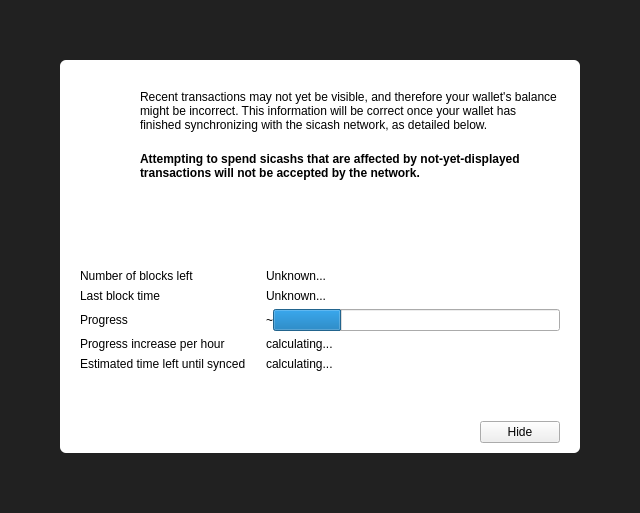
<?xml version="1.0" encoding="UTF-8"?>
<ui version="4.0">
 <class>ModalOverlay</class>
 <widget class="ModalOverlay" name="ModalOverlay">
  <property name="geometry">
   <rect>
    <x>0</x>
    <y>0</y>
    <width>640</width>
    <height>513</height>
   </rect>
  </property>
  <property name="windowTitle">
   <string>Form</string>
  </property>
  <layout class="QVBoxLayout" name="verticalLayout" stretch="0">
   <property name="sizeConstraint">
    <enum>QLayout::SetDefaultConstraint</enum>
   </property>
   <property name="leftMargin">
    <number>0</number>
   </property>
   <property name="topMargin">
    <number>0</number>
   </property>
   <property name="rightMargin">
    <number>0</number>
   </property>
   <property name="bottomMargin">
    <number>0</number>
   </property>
   <item>
    <widget class="QWidget" name="bgWidget" native="true">
     <property name="styleSheet">
      <string notr="true">#bgWidget { background: rgba(0,0,0,220); }</string>
     </property>
     <layout class="QVBoxLayout" name="verticalLayoutMain" stretch="0">
      <property name="leftMargin">
       <number>60</number>
      </property>
      <property name="topMargin">
       <number>60</number>
      </property>
      <property name="rightMargin">
       <number>60</number>
      </property>
      <property name="bottomMargin">
       <number>60</number>
      </property>
      <item>
       <widget class="QWidget" name="contentWidget" native="true">
        <property name="styleSheet">
         <string notr="true">#contentWidget { background: white; border-radius: 6px; }</string>
        </property>
        <layout class="QVBoxLayout" name="verticalLayout_3" stretch="1,0,0">
         <property name="spacing">
          <number>0</number>
         </property>
         <property name="leftMargin">
          <number>20</number>
         </property>
         <property name="topMargin">
          <number>10</number>
         </property>
         <property name="rightMargin">
          <number>20</number>
         </property>
         <property name="bottomMargin">
          <number>10</number>
         </property>
         <item>
          <widget class="QStackedWidget" name="stackedWidget">
           <property name="currentIndex">
            <number>0</number>
           </property>
           <widget class="QWidget" name="page">
            <layout class="QVBoxLayout" name="verticalLayout_2">
             <property name="spacing">
              <number>0</number>
             </property>
             <property name="leftMargin">
              <number>0</number>
             </property>
             <property name="topMargin">
              <number>0</number>
             </property>
             <property name="rightMargin">
              <number>0</number>
             </property>
             <property name="bottomMargin">
              <number>0</number>
             </property>
             <item>
              <layout class="QHBoxLayout" name="horizontalLayoutIconText" stretch="0,1">
               <property name="spacing">
                <number>20</number>
               </property>
               <property name="topMargin">
                <number>20</number>
               </property>
               <item>
                <layout class="QVBoxLayout" name="verticalLayoutIcon">
                 <item>
                  <widget class="QPushButton" name="warningIcon">
                   <property name="enabled">
                    <bool>false</bool>
                   </property>
                   <property name="text">
                    <string/>
                   </property>
                   <property name="icon">
                    <iconset>
                     <normaloff>:/icons/warning</normaloff>
                     <disabledoff>:/icons/warning</disabledoff>:/icons/warning</iconset>
                   </property>
                   <property name="iconSize">
                    <size>
                     <width>48</width>
                     <height>48</height>
                    </size>
                   </property>
                   <property name="flat">
                    <bool>true</bool>
                   </property>
                  </widget>
                 </item>
                 <item>
                  <spacer name="verticalSpacerWarningIcon">
                   <property name="orientation">
                    <enum>Qt::Vertical</enum>
                   </property>
                   <property name="sizeHint" stdset="0">
                    <size>
                     <width>20</width>
                     <height>40</height>
                    </size>
                   </property>
                  </spacer>
                 </item>
                </layout>
               </item>
               <item>
                <layout class="QVBoxLayout" name="verticalLayoutInfoText">
                 <property name="leftMargin">
                  <number>0</number>
                 </property>
                 <property name="topMargin">
                  <number>0</number>
                 </property>
                 <item>
                  <widget class="QLabel" name="infoText">
                   <property name="text">
                    <string>Recent transactions may not yet be visible, and therefore your wallet's balance might be incorrect. This information will be correct once your wallet has finished synchronizing with the sicash network, as detailed below.</string>
                   </property>
                   <property name="textFormat">
                    <enum>Qt::RichText</enum>
                   </property>
                   <property name="wordWrap">
                    <bool>true</bool>
                   </property>
                  </widget>
                 </item>
                 <item>
                  <widget class="QLabel" name="infoTextStrong">
                   <property name="font">
                    <font>
                     <weight>75</weight>
                     <bold>true</bold>
                    </font>
                   </property>
                   <property name="text">
                    <string>Attempting to spend sicashs that are affected by not-yet-displayed transactions will not be accepted by the network.</string>
                   </property>
                   <property name="textFormat">
                    <enum>Qt::RichText</enum>
                   </property>
                   <property name="wordWrap">
                    <bool>true</bool>
                   </property>
                  </widget>
                 </item>
                 <item>
                  <spacer name="verticalSpacerInTextSpace">
                   <property name="orientation">
                    <enum>Qt::Vertical</enum>
                   </property>
                   <property name="sizeHint" stdset="0">
                    <size>
                     <width>20</width>
                     <height>40</height>
                    </size>
                   </property>
                  </spacer>
                 </item>
                </layout>
               </item>
              </layout>
             </item>
             <item>
              <layout class="QFormLayout" name="formLayout">
               <property name="fieldGrowthPolicy">
                <enum>QFormLayout::ExpandingFieldsGrow</enum>
               </property>
               <property name="horizontalSpacing">
                <number>20</number>
               </property>
               <property name="verticalSpacing">
                <number>6</number>
               </property>
               <property name="topMargin">
                <number>10</number>
               </property>
               <item row="0" column="0">
                <widget class="QLabel" name="labelNumberOfBlocksLeft">
                 <property name="font">
                  <font>
                   <weight>50</weight>
                   <bold>false</bold>
                  </font>
                 </property>
                 <property name="text">
                  <string>Number of blocks left</string>
                 </property>
                </widget>
               </item>
               <item row="0" column="1">
                <widget class="QLabel" name="numberOfBlocksLeft">
                 <property name="sizePolicy">
                  <sizepolicy hsizetype="Expanding" vsizetype="Preferred">
                   <horstretch>0</horstretch>
                   <verstretch>0</verstretch>
                  </sizepolicy>
                 </property>
                 <property name="text">
                  <string>Unknown...</string>
                 </property>
                </widget>
               </item>
               <item row="1" column="0">
                <widget class="QLabel" name="labelLastBlockTime">
                 <property name="font">
                  <font>
                   <weight>50</weight>
                   <bold>false</bold>
                  </font>
                 </property>
                 <property name="text">
                  <string>Last block time</string>
                 </property>
                </widget>
               </item>
               <item row="1" column="1">
                <widget class="QLabel" name="newestBlockDate">
                 <property name="sizePolicy">
                  <sizepolicy hsizetype="Expanding" vsizetype="Preferred">
                   <horstretch>0</horstretch>
                   <verstretch>0</verstretch>
                  </sizepolicy>
                 </property>
                 <property name="text">
                  <string>Unknown...</string>
                 </property>
                </widget>
               </item>
               <item row="2" column="0">
                <widget class="QLabel" name="labelSyncDone">
                 <property name="font">
                  <font>
                   <weight>50</weight>
                   <bold>false</bold>
                  </font>
                 </property>
                 <property name="text">
                  <string>Progress</string>
                 </property>
                </widget>
               </item>
               <item row="2" column="1">
                <layout class="QHBoxLayout" name="horizontalLayoutSync" stretch="0,1">
                 <item>
                  <widget class="QLabel" name="percentageProgress">
                   <property name="text">
                    <string notr="true">~</string>
                   </property>
                  </widget>
                 </item>
                 <item>
                  <widget class="QProgressBar" name="progressBar">
                   <property name="value">
                    <number>24</number>
                   </property>
                   <property name="format">
                    <string/>
                   </property>
                  </widget>
                 </item>
                </layout>
               </item>
               <item row="4" column="0">
                <widget class="QLabel" name="labelProgressIncrease">
                 <property name="font">
                  <font>
                   <weight>50</weight>
                   <bold>false</bold>
                  </font>
                 </property>
                 <property name="text">
                  <string>Progress increase per hour</string>
                 </property>
                </widget>
               </item>
               <item row="4" column="1">
                <widget class="QLabel" name="progressIncreasePerH">
                 <property name="sizePolicy">
                  <sizepolicy hsizetype="Expanding" vsizetype="Preferred">
                   <horstretch>0</horstretch>
                   <verstretch>0</verstretch>
                  </sizepolicy>
                 </property>
                 <property name="text">
                  <string>calculating...</string>
                 </property>
                </widget>
               </item>
               <item row="5" column="0">
                <widget class="QLabel" name="labelEstimatedTimeLeft">
                 <property name="font">
                  <font>
                   <weight>50</weight>
                   <bold>false</bold>
                  </font>
                 </property>
                 <property name="text">
                  <string>Estimated time left until synced</string>
                 </property>
                </widget>
               </item>
               <item row="5" column="1">
                <widget class="QLabel" name="expectedTimeLeft">
                 <property name="sizePolicy">
                  <sizepolicy hsizetype="Expanding" vsizetype="Preferred">
                   <horstretch>0</horstretch>
                   <verstretch>0</verstretch>
                  </sizepolicy>
                 </property>
                 <property name="text">
                  <string>calculating...</string>
                 </property>
                </widget>
               </item>
              </layout>
             </item>
            </layout>
           </widget>
           <widget class="QWidget" name="page_2">
            <layout class="QVBoxLayout" name="verticalLayout_4">
             <property name="spacing">
              <number>15</number>
             </property>
             <property name="topMargin">
              <number>40</number>
             </property>
             <property name="bottomMargin">
              <number>40</number>
             </property>
             <item>
              <layout class="QHBoxLayout" name="horizontalLayout_2">
               <item>
                <spacer name="horizontalSpacer_4">
                 <property name="orientation">
                  <enum>Qt::Horizontal</enum>
                 </property>
                 <property name="sizeHint" stdset="0">
                  <size>
                   <width>40</width>
                   <height>20</height>
                  </size>
                 </property>
                </spacer>
               </item>
               <item>
                <widget class="QPushButton" name="warningIconBackup">
                 <property name="enabled">
                  <bool>false</bool>
                 </property>
                 <property name="text">
                  <string/>
                 </property>
                 <property name="icon">
                  <iconset>
                   <normaloff>:/styles/app-icons/message_warning</normaloff>
                   <disabledoff>:/styles/app-icons/message_warning</disabledoff>:/styles/app-icons/message_warning</iconset>
                 </property>
                 <property name="iconSize">
                  <size>
                   <width>120</width>
                   <height>120</height>
                  </size>
                 </property>
                 <property name="flat">
                  <bool>true</bool>
                 </property>
                </widget>
               </item>
               <item>
                <spacer name="horizontalSpacer_5">
                 <property name="orientation">
                  <enum>Qt::Horizontal</enum>
                 </property>
                 <property name="sizeHint" stdset="0">
                  <size>
                   <width>40</width>
                   <height>20</height>
                  </size>
                 </property>
                </spacer>
               </item>
              </layout>
             </item>
             <item>
              <widget class="QLabel" name="labelNote">
               <property name="text">
                <string>IMPORATANT NOTE!</string>
               </property>
               <property name="alignment">
                <set>Qt::AlignCenter</set>
               </property>
              </widget>
             </item>
             <item>
              <widget class="QLabel" name="labelMessage">
               <property name="text">
                <string>Making a backup of your wallet helps ensure you can always maintain access to your funds. Please backup your wallet in order to avoid losing funds.</string>
               </property>
               <property name="alignment">
                <set>Qt::AlignCenter</set>
               </property>
               <property name="wordWrap">
                <bool>true</bool>
               </property>
              </widget>
             </item>
             <item>
              <spacer name="verticalSpacer">
               <property name="orientation">
                <enum>Qt::Vertical</enum>
               </property>
               <property name="sizeType">
                <enum>QSizePolicy::Expanding</enum>
               </property>
               <property name="sizeHint" stdset="0">
                <size>
                 <width>20</width>
                 <height>40</height>
                </size>
               </property>
              </spacer>
             </item>
             <item>
              <layout class="QHBoxLayout" name="horizontalLayout">
               <item>
                <spacer name="horizontalSpacer_2">
                 <property name="orientation">
                  <enum>Qt::Horizontal</enum>
                 </property>
                 <property name="sizeHint" stdset="0">
                  <size>
                   <width>40</width>
                   <height>20</height>
                  </size>
                 </property>
                </spacer>
               </item>
               <item>
                <widget class="QPushButton" name="walletBackupButton">
                 <property name="text">
                  <string>Wallet backup</string>
                 </property>
                </widget>
               </item>
               <item>
                <spacer name="horizontalSpacer_3">
                 <property name="orientation">
                  <enum>Qt::Horizontal</enum>
                 </property>
                 <property name="sizeHint" stdset="0">
                  <size>
                   <width>40</width>
                   <height>20</height>
                  </size>
                 </property>
                </spacer>
               </item>
              </layout>
             </item>
            </layout>
           </widget>
          </widget>
         </item>
         <item>
          <spacer name="verticalSpacerAfterText">
           <property name="orientation">
            <enum>Qt::Vertical</enum>
           </property>
           <property name="sizeHint" stdset="0">
            <size>
             <width>20</width>
             <height>40</height>
            </size>
           </property>
          </spacer>
         </item>
         <item>
          <layout class="QHBoxLayout" name="horizontalLayoutButtons">
           <property name="leftMargin">
            <number>10</number>
           </property>
           <property name="topMargin">
            <number>10</number>
           </property>
           <item>
            <spacer name="horizontalSpacer">
             <property name="orientation">
              <enum>Qt::Horizontal</enum>
             </property>
             <property name="sizeHint" stdset="0">
              <size>
               <width>40</width>
               <height>20</height>
              </size>
             </property>
            </spacer>
           </item>
           <item>
            <widget class="QPushButton" name="closeButton">
             <property name="text">
              <string>Hide</string>
             </property>
            </widget>
           </item>
          </layout>
         </item>
        </layout>
       </widget>
      </item>
     </layout>
    </widget>
   </item>
  </layout>
 </widget>
 <customwidgets>
  <customwidget>
   <class>ModalOverlay</class>
   <extends>QWidget</extends>
   <header>modaloverlay.h</header>
   <container>1</container>
  </customwidget>
 </customwidgets>
 <resources/>
 <connections/>
</ui>
